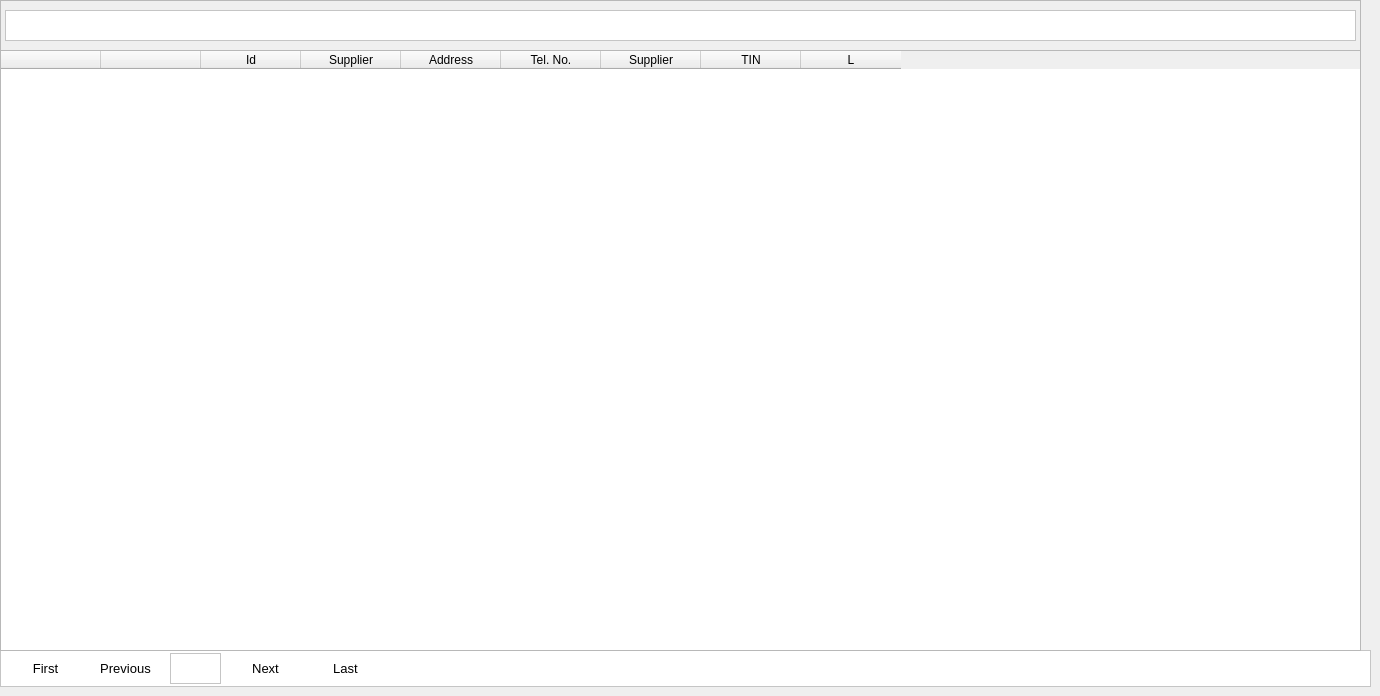
    <widget class="QWidget" name="tabSupplier">
     <attribute name="title">
      <string>Supplier</string>
     </attribute>
     <widget class="QFrame" name="frame_17">
      <property name="geometry">
       <rect>
        <x>0</x>
        <y>650</y>
        <width>1371</width>
        <height>37</height>
       </rect>
      </property>
      <property name="styleSheet">
       <string notr="true">background-color: rgb(255, 255, 255);
color: rgb(255, 255, 255);</string>
      </property>
      <property name="frameShape">
       <enum>QFrame::StyledPanel</enum>
      </property>
      <property name="frameShadow">
       <enum>QFrame::Raised</enum>
      </property>
      <widget class="QPushButton" name="pushButtonSupplierFirst">
       <property name="geometry">
        <rect>
         <x>10</x>
         <y>0</y>
         <width>71</width>
         <height>37</height>
        </rect>
       </property>
       <property name="font">
        <font>
         <family>Segoe UI</family>
         <pointsize>10</pointsize>
        </font>
       </property>
       <property name="styleSheet">
        <string notr="true">color: rgb(0, 0, 0);</string>
       </property>
       <property name="text">
        <string>First</string>
       </property>
       <property name="flat">
        <bool>true</bool>
       </property>
      </widget>
      <widget class="QPushButton" name="pushButtonSupplierPrevious">
       <property name="geometry">
        <rect>
         <x>90</x>
         <y>0</y>
         <width>71</width>
         <height>37</height>
        </rect>
       </property>
       <property name="font">
        <font>
         <family>Segoe UI</family>
         <pointsize>10</pointsize>
        </font>
       </property>
       <property name="styleSheet">
        <string notr="true">color: rgb(0, 0, 0);</string>
       </property>
       <property name="text">
        <string>Previous</string>
       </property>
       <property name="flat">
        <bool>true</bool>
       </property>
      </widget>
      <widget class="QPushButton" name="pushButtonSupplierNext">
       <property name="geometry">
        <rect>
         <x>230</x>
         <y>0</y>
         <width>71</width>
         <height>37</height>
        </rect>
       </property>
       <property name="font">
        <font>
         <family>Segoe UI</family>
         <pointsize>10</pointsize>
        </font>
       </property>
       <property name="styleSheet">
        <string notr="true">color: rgb(0, 0, 0);</string>
       </property>
       <property name="text">
        <string>Next</string>
       </property>
       <property name="flat">
        <bool>true</bool>
       </property>
      </widget>
      <widget class="QPushButton" name="pushButtonSupplierLast">
       <property name="geometry">
        <rect>
         <x>310</x>
         <y>0</y>
         <width>71</width>
         <height>37</height>
        </rect>
       </property>
       <property name="font">
        <font>
         <family>Segoe UI</family>
         <pointsize>10</pointsize>
        </font>
       </property>
       <property name="styleSheet">
        <string notr="true">color: rgb(0, 0, 0);</string>
       </property>
       <property name="text">
        <string>Last</string>
       </property>
       <property name="flat">
        <bool>true</bool>
       </property>
      </widget>
      <widget class="QTextEdit" name="textEditPageSupplierNumber">
       <property name="geometry">
        <rect>
         <x>170</x>
         <y>3</y>
         <width>51</width>
         <height>31</height>
        </rect>
       </property>
       <property name="font">
        <font>
         <family>Segoe UI</family>
         <pointsize>10</pointsize>
        </font>
       </property>
       <property name="styleSheet">
        <string notr="true">color: rgb(0, 0, 0);</string>
       </property>
       <property name="readOnly">
        <bool>true</bool>
       </property>
      </widget>
     </widget>
     <widget class="QFrame" name="frame_18">
      <property name="geometry">
       <rect>
        <x>0</x>
        <y>0</y>
        <width>1361</width>
        <height>651</height>
       </rect>
      </property>
      <property name="frameShape">
       <enum>QFrame::StyledPanel</enum>
      </property>
      <property name="frameShadow">
       <enum>QFrame::Raised</enum>
      </property>
      <widget class="QTableWidget" name="tableWidgetSupplier">
       <property name="geometry">
        <rect>
         <x>0</x>
         <y>50</y>
         <width>1361</width>
         <height>601</height>
        </rect>
       </property>
       <property name="minimumSize">
        <size>
         <width>1361</width>
         <height>0</height>
        </size>
       </property>
       <column>
        <property name="text">
         <string/>
        </property>
       </column>
       <column>
        <property name="text">
         <string/>
        </property>
       </column>
       <column>
        <property name="text">
         <string>Id</string>
        </property>
       </column>
       <column>
        <property name="text">
         <string>Supplier</string>
        </property>
       </column>
       <column>
        <property name="text">
         <string>Address</string>
        </property>
       </column>
       <column>
        <property name="text">
         <string>Tel. No.</string>
        </property>
       </column>
       <column>
        <property name="text">
         <string>Supplier</string>
        </property>
       </column>
       <column>
        <property name="text">
         <string>TIN</string>
        </property>
       </column>
       <column>
        <property name="text">
         <string>L</string>
        </property>
       </column>
      </widget>
      <widget class="QTextEdit" name="textEditSupplierFilter">
       <property name="geometry">
        <rect>
         <x>5</x>
         <y>10</y>
         <width>1351</width>
         <height>31</height>
        </rect>
       </property>
       <property name="font">
        <font>
         <family>Segoe UI</family>
         <pointsize>10</pointsize>
        </font>
       </property>
       <property name="styleSheet">
        <string notr="true">background-color: rgb(255, 255, 255);
color: rgb(0, 0, 0);</string>
       </property>
      </widget>
     </widget>
    </widget>
